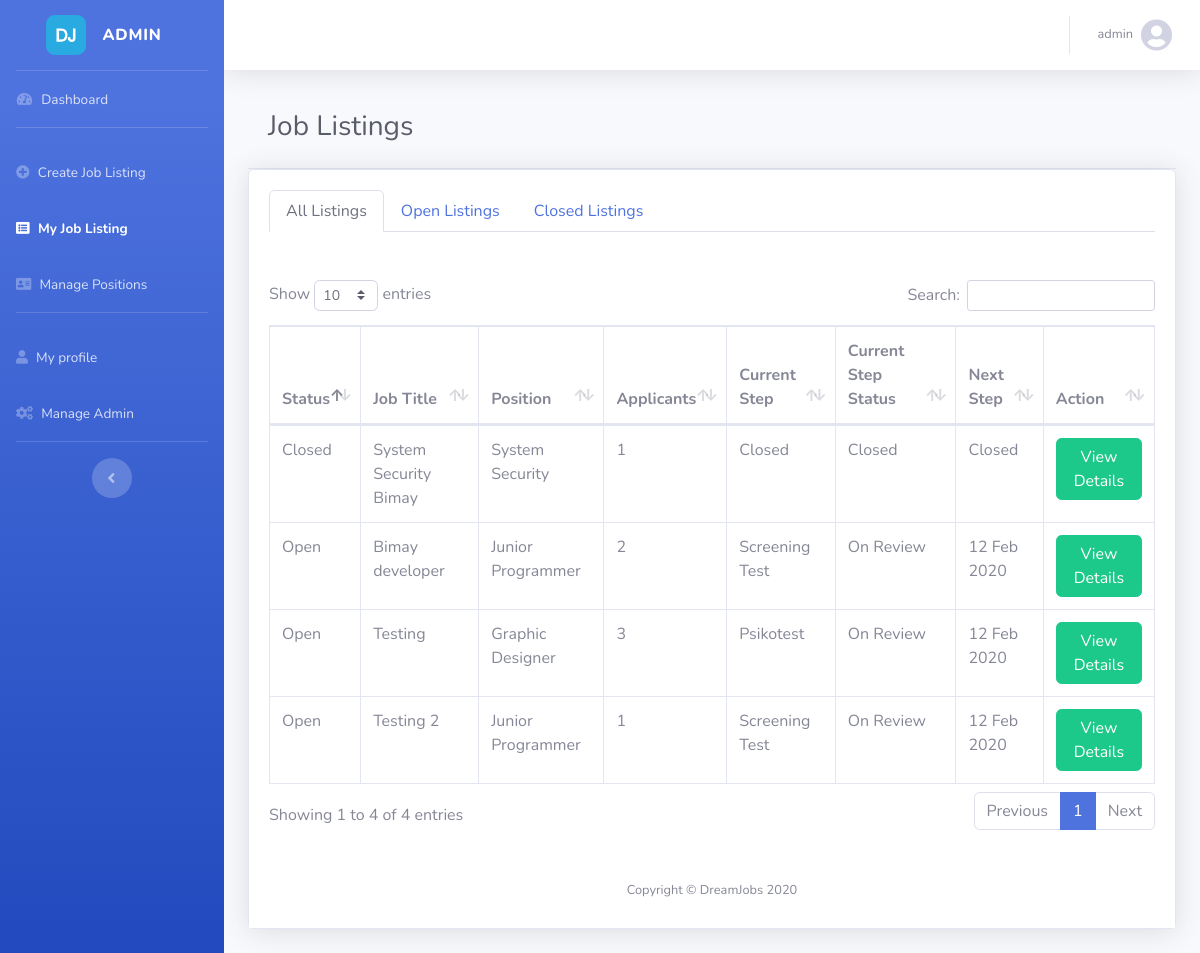
The page /Cmyjoblist.php (signed in) on the database its author committed.
### tables this page shows
CREATE TABLE `trvacancy` (
  `VacancyID` varchar(15) NOT NULL,
  `VacancyTitle` varchar(50) NOT NULL,
  `CompanyID` varchar(15) DEFAULT NULL,
  `PositionID` varchar(15) DEFAULT NULL,
  `VacancyStatusId` int(11) DEFAULT NULL,
  `SalaryRangeID` int(11) DEFAULT NULL,
  `EducationTypeID` int(11) DEFAULT NULL,
  `VacancyLocation` varchar(255) DEFAULT NULL,
  `CreatedDate` date DEFAULT NULL,
  `UpdatedDate` date DEFAULT NULL,
  `CreatedBy` varchar(125) DEFAULT NULL,
  `UpdatedBy` varchar(125) DEFAULT NULL
);

CREATE TABLE `msvacancystatus` (
  `VacancyStatusID` int(11) NOT NULL,
  `VacancyStatusName` varchar(15) DEFAULT NULL
);

CREATE TABLE `msposition` (
  `PositionID` varchar(15) NOT NULL,
  `PositionName` varchar(255) DEFAULT NULL,
  `CreatedDate` date DEFAULT NULL,
  `UpdatedDate` date DEFAULT NULL,
  `CreatedBy` varchar(125) DEFAULT NULL,
  `UpdatedBy` varchar(125) DEFAULT NULL
);

### Cmyjoblist.php (the view, shortened to what this page needs)
<?php
if($_SESSION['RoleID']==2||$_SESSION['RoleID']==3){
?>
<!DOCTYPE html>
<html lang="en">
<head><meta http-equiv="Content-Type" content="text/html; charset=utf-8">
  <link href="vendor/fontawesome-free/css/all.min.css" rel="stylesheet" type="text/css">
  <link href="css/sb-admin-2.min.css" rel="stylesheet">
  <link href="vendor/datatables/dataTables.bootstrap4.min.css" rel="stylesheet">
</head>
<body id="page-top">
<?php
 include_once("Cexcontain.php");
 ?>
      <div class="container-fluid">
           <div class="card-header py-3">
              <h1 class="h3 mb-2 text-gray-800">Job Listings</h1>
            </div>
          <div class="card shadow mb-4">
            <div class="card-body">
            <nav>
                <div class="nav nav-tabs" id="nav-tab" role="tablist">
                  <a class="nav-item nav-link active" id="nav-home-tab" data-toggle="tab" href="#nav-home" role="tab" aria-controls="nav-home" aria-selected="true">All Listings</a>
                  <a class="nav-item nav-link" id="nav-profile-tab" data-toggle="tab" href="#nav-profile" role="tab" aria-controls="nav-profile" aria-selected="false">Open Listings</a>
                  <a class="nav-item nav-link" id="nav-contact-tab" data-toggle="tab" href="#nav-contact" role="tab" aria-controls="nav-contact" aria-selected="false">Closed Listings</a>
                </div>
            </nav>
            <div class="tab-content" id="nav-tabContent">
              <div class="tab-pane fade show active" id="nav-home" role="tabpanel" aria-labelledby="nav-home-tab">
                <br>
                <br>
                <div class="table-responsive">
                <table class="table table-bordered" id="dataTable" width="100%" cellspacing="0">
                  <thead>
                    <tr>
                      <th>Status</th>
                      <th>Job Title</th>
                      <th>Position</th>
                      <th>Applicants</th>
                      <th>Current Step</th>
                      <th>Current Step Status</th>
                       <th>Next Step</th>
                      <th>Action</th>
                    </tr>
                  </thead>
                  <tbody>
                  <?php
                  include_once "config/DB.php";
                  $query="SELECT vacancyid as vacid, a.VacancyStatusID as vacstatus,VacancyStatusName,VacancyTitle,a.PositionID, PositionName , (select stepname from trvacancysteptime a join msstep s on a.StepID=s.StepID where VacancyID=vacid and stepstatus='On Review') as currentstep,(select stepstatus from trvacancysteptime a join msstep s on a.StepID=s.StepID where VacancyID=vacid and stepstatus='On Review') as statusstep,(select  DATE_FORMAT(time,'%d %b %Y') from trvacancysteptime where VacancyID=vacid and stepID=(select a.stepid+1 from trvacancysteptime a join msstep s on a.StepID=s.StepID where VacancyID=vacid and stepstatus='On Review')) as nextsteptime
                    FROM trvacancy a join msvacancystatus m on a.VacancyStatusId=m.VacancyStatusID join msposition c on a.PositionID=c.PositionID";
                  $result=$conn->query($query);
                  while($data=$result->fetch_assoc()){
                  ?>
                    <tr>
                      <td><?php echo $data['VacancyStatusName']?></td>
                      <td><?php echo $data['VacancyTitle']?></td>
                      <td><?php echo $data['PositionName']?></td>
                      <?php
                       $query2="SELECT count(*) AS count from (SELECT applicantformid,vacancyid FROM `trvacancydetail` group by ApplicantFormID ,vacancyid HAVING VacancyID='".$data['vacid']."') b";
                      $result2=$conn->query($query2);
                      if($result2->num_rows<1){
                          { ?>  <td>0</td>  <?php }
                      }
                      else{
                        while($data2=$result2->fetch_assoc()){
                            { ?>  <td><?= $data2['count'] ?></td>  <?php }
                        }
                      }
                      ?>
                      <?php
                      if($data['vacstatus']==2){
                          { ?>       <td><?php echo $data['VacancyStatusName']?></td> <?php }
                           { ?>        <td><?php echo $data['VacancyStatusName']?></td> <?php }
                            { ?>        <td><?php echo $data['VacancyStatusName']?></td> <?php }
                            { ?>   <td>
                                           <a href="Cdetailjobclosed.php?id=<?php echo $data['vacid'] ?>"  style="text-decoration: none;">
                                          <button  id="status" class="btn btn-success"> View Details </button>
                                          </a>
                                       </td><?php }
                      }
                      else{
                               { ?>   <td><?php echo $data['currentstep']?></td> <?php }
                               { ?>  <td><?php echo $data['statusstep']?></td> <?php }
                               { ?>  <td><?php echo $data['nextsteptime']?></td><?php }
                                  { ?>   <td>
                                           <a href="Cdetailjob.php?id=<?php echo $data['vacid'] ?>"  style="text-decoration: none;">
                                          <button  id="status" class="btn btn-success"> View Details </button>
                                          </a>
                                       </td><?php }
                      }
                      ?>
                    </tr>
                  <?php }?>
                  </tbody>
                </table>
                </div>
              </div>
            </div>
             </div>
      <footer class="sticky-footer bg-white">
        <div class="container my-auto">
          <div class="copyright text-center my-auto">
            <span>Copyright &copy; DreamJobs 2020</span>
          </div>
        </div>
      </footer>
    </div>
  </div>
</body>
</html>
<?php }?>

### rows shown on the page
trvacancy: VacancyStatusId.VacancyStatusName "Closed", VacancyTitle "System Security Bimay", PositionID.PositionName "System Security", count "1"
trvacancy: VacancyStatusId.VacancyStatusName "Open", VacancyTitle "Bimay developer", PositionID.PositionName "Junior Programmer", count "2", currentstep "Screening Test", statusstep "On Review", nextsteptime "12 Feb 2020"
trvacancy: VacancyStatusId.VacancyStatusName "Open", VacancyTitle "Testing", PositionID.PositionName "Graphic Designer", count "3", currentstep "Psikotest", statusstep "On Review", nextsteptime "12 Feb 2020"
trvacancy: VacancyStatusId.VacancyStatusName "Open", VacancyTitle "Testing 2", PositionID.PositionName "Junior Programmer", count "1", currentstep "Screening Test", statusstep "On Review", nextsteptime "12 Feb 2020"

### other values the page prints
$_SESSION['user'] "admin"
